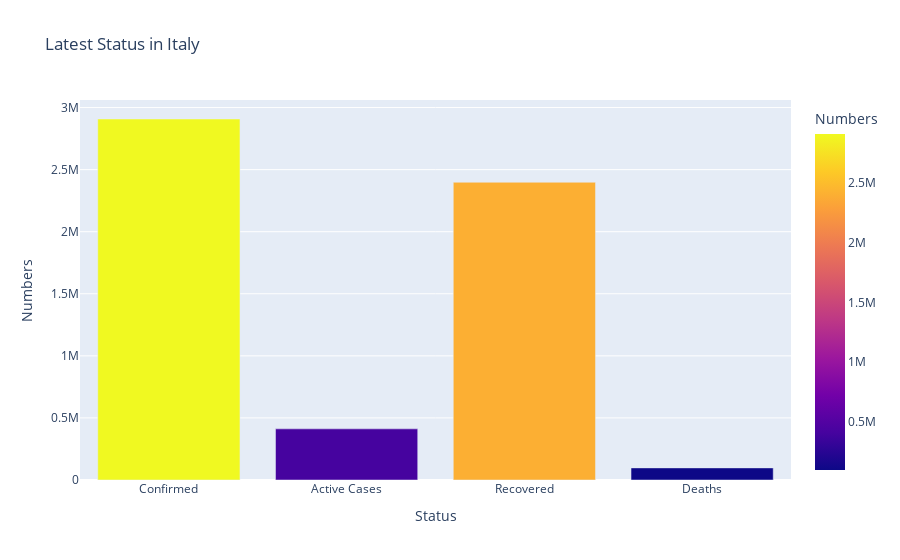

Here is the notebook cell this chart was saved with:
### Code cell
#Taking out record for latest records in seprate df
df_italy_lately=df_italy[df_italy['ObservationDate'] == latest_date]
#Creating temporary data frame for visualizing purpose
df_italy_status=pd.DataFrame(columns=['Numbers','Status'])
#Appending Records from latest data frame
df_italy_status = pd.DataFrame([
    {'Numbers': df_italy_lately.iloc[0]['Confirmed'], 'Status': 'Confirmed'},
    {'Numbers': df_italy_lately.iloc[0]['ActiveCases'], 'Status': 'Active Cases'},
    {'Numbers': df_italy_lately.iloc[0]['Recovered'], 'Status': 'Recovered'},
    {'Numbers': df_italy_lately.iloc[0]['Deaths'], 'Status': 'Deaths'}
])
#Visualizing graphs
fig = px.bar(df_italy_status, y='Numbers', x='Status',title='Latest Status in Italy' , color='Numbers')
fig.show()

### Figure 1 — Plotly figure (JSON) as saved in the notebook; plotly's stock layout.template omitted (floating-point values rounded to 4 significant figures)
{"data": [{"hovertemplate": "Status=%{x}<br>Numbers=%{marker.color}<extra></extra>", "legendgroup": "", "marker": {"color": [2907825, 411966, 2398352, 97507], "coloraxis": "coloraxis", "pattern": {"shape": ""}}, "name": "", "orientation": "v", "showlegend": false, "textposition": "auto", "type": "bar", "x": ["Confirmed", "Active Cases", "Recovered", "Deaths"], "xaxis": "x", "y": [2907825, 411966, 2398352, 97507], "yaxis": "y"}], "layout": {"barmode": "relative", "coloraxis": {"colorbar": {"title": {"text": "Numbers"}}, "colorscale": [[0, "#0d0887"], [0.1111, "#46039f"], [0.2222, "#7201a8"], [0.3333, "#9c179e"], [0.4444, "#bd3786"], [0.5556, "#d8576b"], [0.6667, "#ed7953"], [0.7778, "#fb9f3a"], [0.8889, "#fdca26"], [1, "#f0f921"]]}, "legend": {"tracegroupgap": 0}, "title": {"text": "Latest Status in Italy"}, "xaxis": {"anchor": "y", "domain": [0, 1], "title": {"text": "Status"}}, "yaxis": {"anchor": "x", "domain": [0, 1], "title": {"text": "Numbers"}}}}
